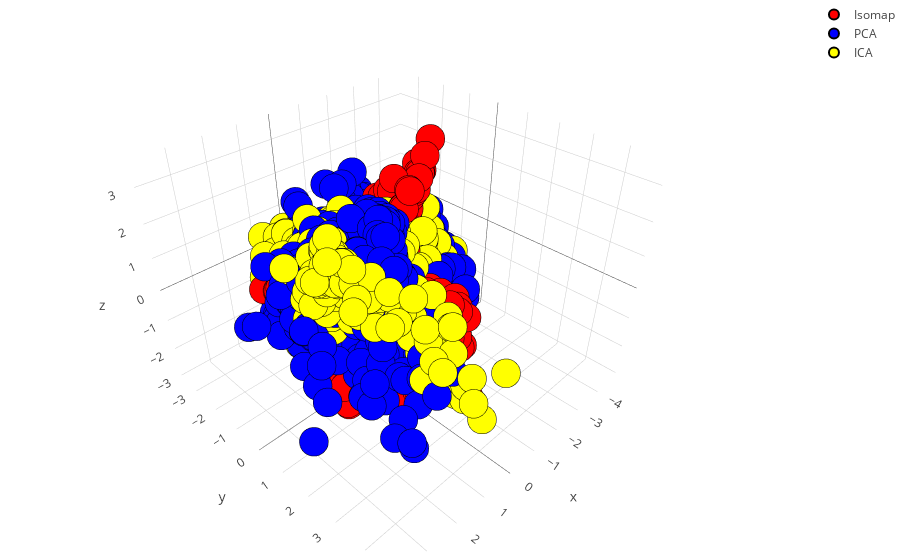

The cell this chart's notebook holds for it:
### Code cell
isomap_plot = go.Scatter3d(
    x = iso_scaled[:, 0],
    y = iso_scaled[:, 1],
    z = iso_scaled[:, 2],
    mode = 'markers',
    marker = dict(
        size = 10,
        color = 'red',
        #opacity= 0.5,
        line = dict(
            width = 2,
            color = 'rgb(0, 0, 0)'
        )),
    name = 'Isomap'
)

pca_plot = go.Scatter3d(
    x = pca_scaled[:, 0],
    y = pca_scaled[:, 1],
    z = pca_scaled[:, 2],
    mode = 'markers',
    marker = dict(
        size = 10,
        color = 'blue',
        #opacity= 0.5,
        line = dict(
            width = 2,
            color = 'rgb(0, 0, 0)'
        )),
    name = 'PCA'
)

ica_plot = go.Scatter3d(
    x = ica_scaled[:, 0],
    y = ica_scaled[:, 1],
    z = ica_scaled[:, 2],
    mode = 'markers',
    marker = dict(
        size = 10,
        color = 'yellow',
        #opacity= 0.5,
        line = dict(
            width = 2,
            color = 'rgb(0, 0, 0)'
        )),
    name = 'ICA'
)

layout = go.Layout(
    margin=dict(
        l=0,
        r=0,
        b=0,
        t=0
    )
)

fig = go.Figure(data=[isomap_plot, pca_plot, ica_plot], layout=layout)

iplot(fig, show_link = False)

### Figure 1 — Plotly figure (JSON) as saved in the notebook; plotly's stock layout.template omitted (floating-point values rounded to 4 significant figures; data arrays with more than 128 entries replaced by an {"elided": "..."} marker saying what was removed)
{"data": [{"marker": {"color": "red", "line": {"color": "rgb(0, 0, 0)", "width": 2}, "size": 10}, "mode": "markers", "name": "Isomap", "type": "scatter3d", "uid": "92dbc026-cad4-4742-8630-f89a543b5059", "x": {"elided": "1797 float values"}, "y": {"elided": "1797 float values"}, "z": {"elided": "1797 float values"}}, {"marker": {"color": "blue", "line": {"color": "rgb(0, 0, 0)", "width": 2}, "size": 10}, "mode": "markers", "name": "PCA", "type": "scatter3d", "uid": "40a0d258-96ce-41ed-83ec-d7551f7f1b6e", "x": {"elided": "1797 float values"}, "y": {"elided": "1797 float values"}, "z": {"elided": "1797 float values"}}, {"marker": {"color": "yellow", "line": {"color": "rgb(0, 0, 0)", "width": 2}, "size": 10}, "mode": "markers", "name": "ICA", "type": "scatter3d", "uid": "84de97d3-5fb4-496e-8993-7b800854aa40", "x": {"elided": "1797 float values"}, "y": {"elided": "1797 float values"}, "z": {"elided": "1797 float values"}}], "layout": {"margin": {"b": 0, "l": 0, "r": 0, "t": 0}}}
